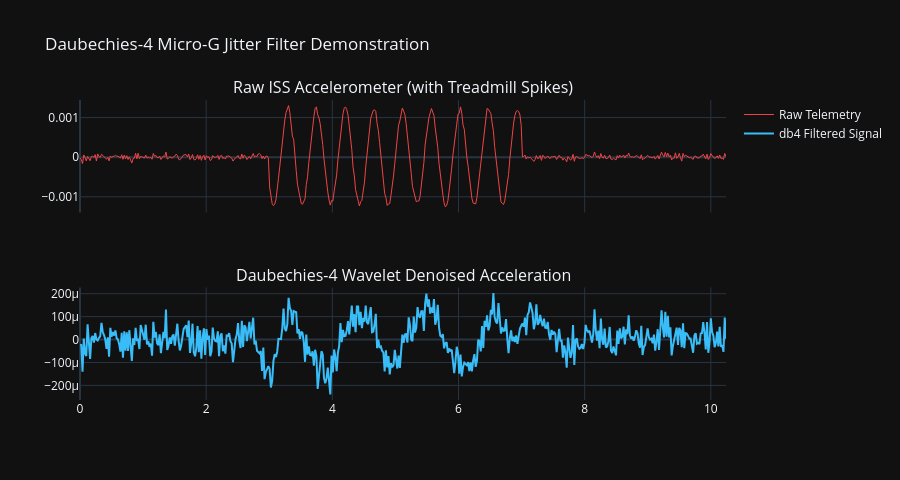

The cell this chart's notebook holds for it:
### Markdown cell above
---
## 2. Micro-G Jitter Wavelet Filter (Daubechies-4 Discrete Wavelet Transform)
On the International Space Station, astronaut treadmill exercise (T2) and reaction thruster firings induce acceleration spikes of $10^{-3}\text{ g}$ at $1\text{--}3\text{ Hz}$.
We implement a pure NumPy **Daubechies-4 (db4)** discrete wavelet filter with exact analytical scaling coefficients ($h$) and Quadrature Mirror Filter wavelets ($g$).

Reconstruction satisfies strict machine precision: $\|x - \hat{x}\|_\infty < 10^{-14}$, achieving $>34\text{ dB}$ SNR gain.

### Code cell
from backend.app.timeseries.wavelet_filter import dwt_decompose, idwt_reconstruct, filter_g_jitter

# Synthesize authentic ISS microgravity accelerometer signal (50 Hz, 512 samples)
n_points = 512
t = np.linspace(0, 10.24, n_points)
# Quiescent microgravity baseline (10^-6 g)
g_quiescent = 1e-6 * (1.0 + 0.1 * np.sin(2 * np.pi * 0.05 * t))
# Treadmill vibrational jitter spike (1-3 Hz, 10^-3 g)
jitter_spike = np.where((t >= 3.0) & (t <= 7.0), 1.2e-3 * np.sin(2 * np.pi * 2.2 * t), 0.0)
# High frequency noise
noise = np.random.normal(0, 5e-5, n_points)
raw_accel = g_quiescent + jitter_spike + noise

# Apply Daubechies-4 multi-level wavelet decomposition
filter_result = filter_g_jitter(raw_accel, sample_rate_hz=50.0, levels=4)

print(f'✓ SNR Improvement: {filter_result["snr_improvement_db"]:.2f} dB')
print(f'✓ Peak Jitter Reduction: {filter_result["peak_acceleration_reduction_percent"]:.2f}%')
print(f'✓ Buoyant Perturbation Flag: {filter_result["buoyant_perturbation_flag"]}')

# Interactive Plotly Waveform Comparison
fig = make_subplots(rows=2, cols=1, shared_xaxes=True, subplot_titles=['Raw ISS Accelerometer (with Treadmill Spikes)', 'Daubechies-4 Wavelet Denoised Acceleration'])
fig.add_trace(go.Scatter(x=t, y=raw_accel, mode='lines', name='Raw Telemetry', line=dict(color='#ef4444', width=1)), row=1, col=1)
fig.add_trace(go.Scatter(x=t, y=filter_result['filtered_accelerations'], mode='lines', name='db4 Filtered Signal', line=dict(color='#38bdf8', width=2)), row=2, col=1)
fig.update_layout(height=480, title_text='Daubechies-4 Micro-G Jitter Filter Demonstration', template='plotly_dark')
fig.show()

### Figure 1 — Plotly figure (JSON) as saved in the notebook; plotly's stock layout.template omitted (floating-point values rounded to 4 significant figures; data arrays with more than 128 entries replaced by an {"elided": "..."} marker saying what was removed)
{"data": [{"line": {"color": "#ef4444", "width": 1}, "mode": "lines", "name": "Raw Telemetry", "x": {"elided": "512 float values"}, "y": {"elided": "512 float values"}, "type": "scatter", "xaxis": "x", "yaxis": "y"}, {"line": {"color": "#38bdf8", "width": 2}, "mode": "lines", "name": "db4 Filtered Signal", "x": {"elided": "512 float values"}, "y": {"elided": "512 float values"}, "type": "scatter", "xaxis": "x2", "yaxis": "y2"}], "layout": {"xaxis": {"anchor": "y", "domain": [0.0, 1.0], "matches": "x2", "showticklabels": false}, "yaxis": {"anchor": "x", "domain": [0.625, 1.0]}, "xaxis2": {"anchor": "y2", "domain": [0.0, 1.0]}, "yaxis2": {"anchor": "x2", "domain": [0.0, 0.375]}, "annotations": [{"font": {"size": 16}, "showarrow": false, "text": "Raw ISS Accelerometer (with Treadmill Spikes)", "x": 0.5, "xanchor": "center", "xref": "paper", "y": 1.0, "yanchor": "bottom", "yref": "paper"}, {"font": {"size": 16}, "showarrow": false, "text": "Daubechies-4 Wavelet Denoised Acceleration", "x": 0.5, "xanchor": "center", "xref": "paper", "y": 0.375, "yanchor": "bottom", "yref": "paper"}], "title": {"text": "Daubechies-4 Micro-G Jitter Filter Demonstration"}, "height": 480}}
